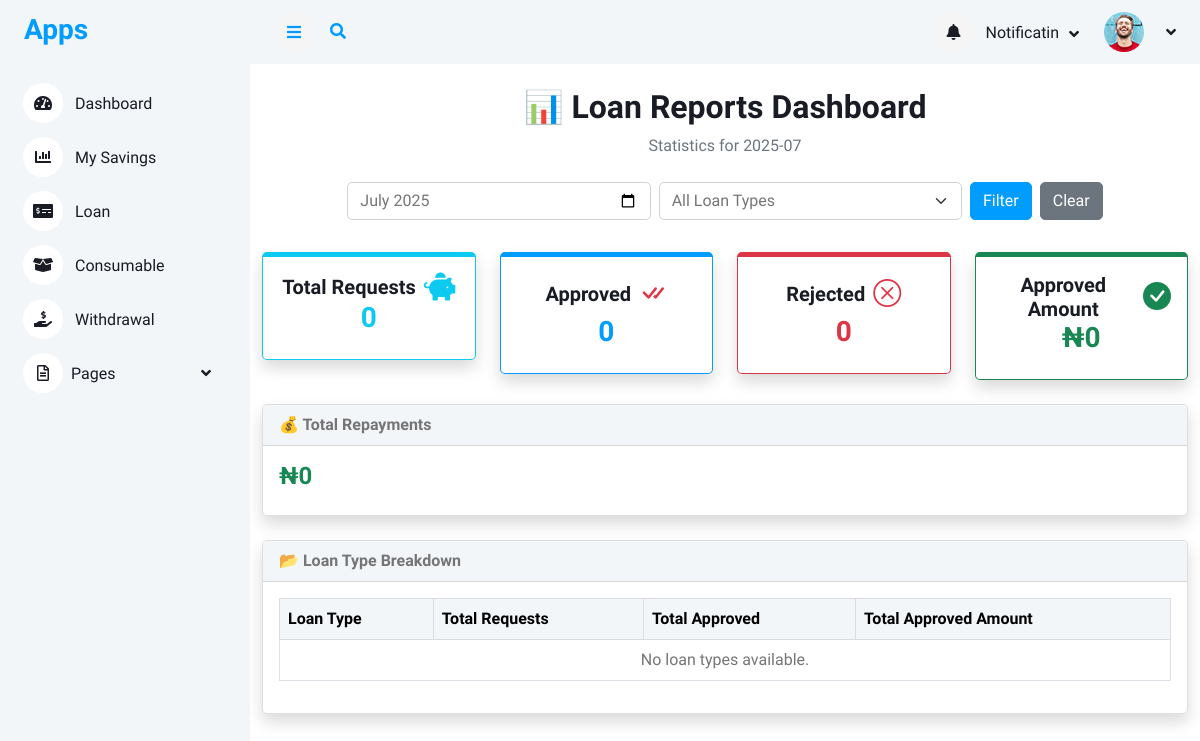
Page /loan/reports/ on the earlier database version.
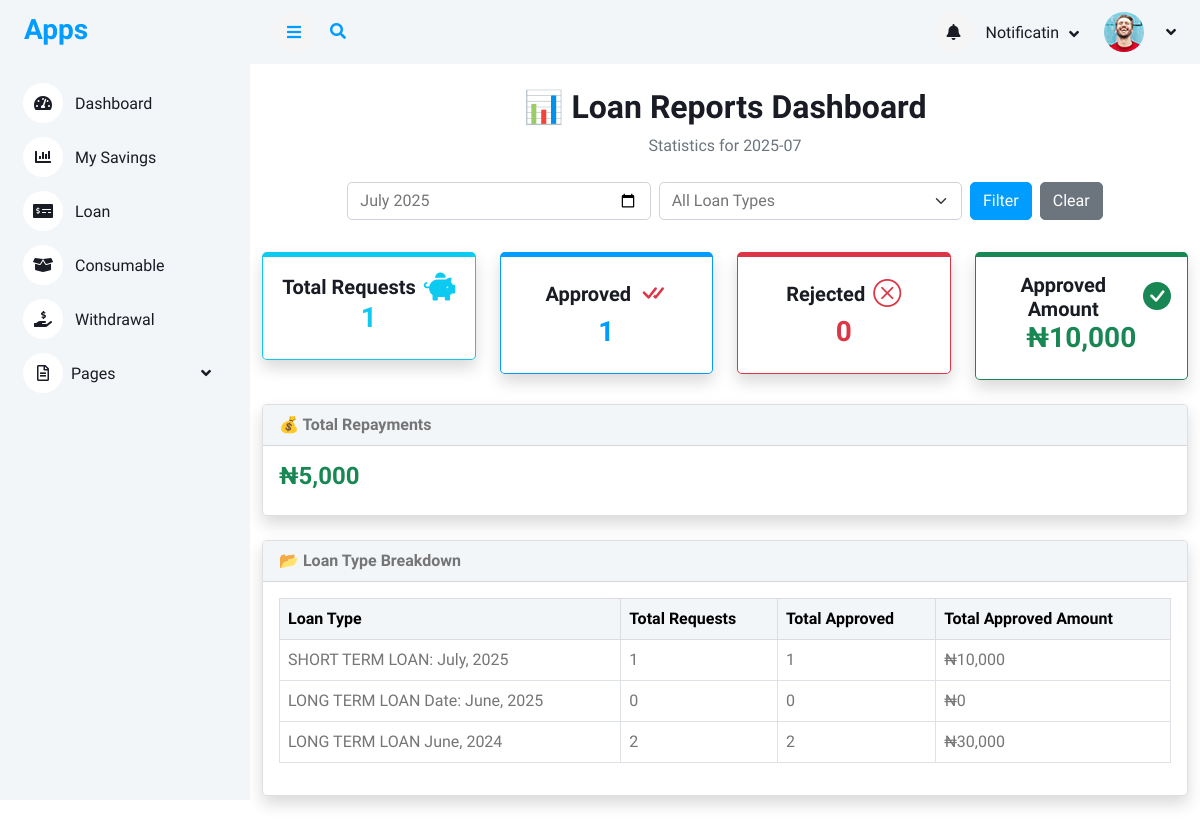
Same page on the later database version.
### loan/models.py (models this page shows, shortened)
class LoanType(models.Model):
    name = models.CharField(max_length=100)
    description = models.TextField(blank=True, null=True)
    max_amount = models.DecimalField(max_digits=12, decimal_places=2, null=True, blank=True)
    max_loan_term_months = models.PositiveIntegerField(null=True, blank=True)
    available = models.BooleanField(default=True)
    created_by = models.ForeignKey(User,on_delete=models.CASCADE)

### report/views.py (the view)
# urls.py: path('loan/reports/', views.admin_loan_reports, name='admin_loan_reports'),
def admin_loan_reports(request):
    month = request.GET.get('month', timezone.now().strftime('%Y-%m'))
    year, month_num = month.split('-')
    loan_type_id = request.GET.get('loan_type')
    monthly_requests = LoanRequest.objects.filter(
        application_date__year=year,
        application_date__month=month_num
    )
    if loan_type_id:
        monthly_requests = monthly_requests.filter(loan_type_id=loan_type_id)
    monthly_approvals = monthly_requests.filter(status='approved')
    monthly_rejections = monthly_requests.filter(status='rejected')
    monthly_repayments = LoanRepayback.objects.filter(
        repayment_date__year=year,
        repayment_date__month=month_num
    )
    if loan_type_id:
        monthly_repayments = monthly_repayments.filter(loan_request__loan_type_id=loan_type_id)
    loan_type_stats = LoanType.objects.annotate(
        total_requests=Count('loanrequest'),
        total_approved=Count('loanrequest', filter=Q(loanrequest__status='approved')),
        total_amount=Sum('loanrequest__approved_amount', filter=Q(loanrequest__status='approved'))
    )
    context = {
        'selected_month': month,
        'selected_loan_type': int(loan_type_id) if loan_type_id else None,
        'monthly_requests': monthly_requests.count(),
        'monthly_approvals': monthly_approvals.count(),
        'monthly_rejections': monthly_rejections.count(),
        'monthly_approved_amount': monthly_approvals.aggregate(Sum('approved_amount'))['approved_amount__sum'] or 0,
        'monthly_repayments': monthly_repayments.aggregate(Sum('amount_paid'))['amount_paid__sum'] or 0,
        'loan_type_stats': loan_type_stats,
        'loan_types': LoanType.objects.all(),  # For dropdown in the template
    }
    return render(request, 'reports/reports.html', context)

### templates/reports/reports.html (shortened to what the changed rows need)
{% extends 'base/base.html' %}
{% load humanize %}
{% block content %}
<div class="container py-4">
    <div class="mb-4 text-center">
        <h2>📊 Loan Reports Dashboard</h2>
    </div>
  <div class="row text-center mb-4">
    <div class="col-md-3 mt-2">
        <div class="card border-info shadow rounded p-3" style="border-top: 5px solid rgb(82, 188, 212);">
            <div class="d-flex align-items-center justify-content-center">
                <h5 class="me-2 mb-0">Total Requests</h5>
                <i class="fas fa-piggy-bank text-info fs-3"></i>
            </div>
            <h3 class="text-info">{{ monthly_requests }}</h3>
        </div>
    </div>
    <div class="col-md-3 mt-2">
        <div class="card border-primary shadow rounded p-3" style="border-top: 5px solid rgb(36, 68, 199);">
            <div class="d-flex align-items-center justify-content-center">
                <h5 class="me-2 mb-0">Approved</h5>
                <i class="bi bi-check-all text-danger fs-3"></i>
            </div>
            <h3 class="text-primary">{{ monthly_approvals }}</h3>
        </div>
    </div>
    <div class="col-md-3 mt-2">
        <div class="card border-success p-3 shadow rounded" style="border-top: 5px solid green;">
            <div class="d-flex align-items-center justify-content-center">
                <h5 class="me-2 mb-0">Approved Amount</h5>
                <i class="bi bi-check-circle-fill text-success fs-3"></i>
            </div>
            <h3 class="text-success">₦{{ monthly_approved_amount|intcomma }}</h3>
        </div>
    </div>
</div>
    <div class="card shadow rounded mb-4">
        <div class="card-body">
            <h4 class="text-success">₦{{ monthly_repayments|intcomma }}</h4>
        </div>
    </div>
    <div class="card shadow rounded">
        <div class="card-body table-responsive">
            <table class="table table-bordered table-hover">
                <thead class="table-light">
                    <tr>
                        <th class="text-nowrap text-truncate" style="max-width: 270px;">Loan Type</th>
                        <th class="text-nowrap text-truncate" style="max-width: 270px;">Total Requests</th>
                        <th class="text-nowrap text-truncate" style="max-width: 270px;">Total Approved</th>
                        <th class="text-nowrap text-truncate" style="max-width: 270px;">Total Approved Amount</th>
                    </tr>
                </thead>
                <tbody>
                    {% for type in loan_type_stats %}
                        <tr>
                            <td class="text-nowrap text-truncate" style="max-width: 270px;">{{ type.name }}</td>
                            <td class="text-nowrap text-truncate" style="max-width: 270px;">{{ type.total_requests }}</td>
                            <td>{{ type.total_approved }}</td>
                            <td>₦{{ type.total_amount|default:0|intcomma }}</td>
                        </tr>
                    {% empty %}
                        <tr>
                            <td colspan="4" class="text-center">No loan types available.</td>
                        </tr>
                    {% endfor %}
                </tbody>
            </table>
        </div>
    </div>
</div>
{% endblock %}

Differences in the rows shown:
added LoanType: name "SHORT TERM LOAN: July, 2025", total_requests "1", total_approved "1", total_amount "10,000"
added LoanType: name "LONG TERM LOAN Date: June, 2025", total_requests "0", total_approved "0", total_amount "0"
added LoanType: name "LONG TERM LOAN June, 2024", total_requests "2", total_approved "2", total_amount "30,000"
Other differences:
{{ monthly_requests }}: "0" → "1"
{{ monthly_approvals }}: "0" → "1"
{{ monthly_approved_amount|intcomma }}: "0" → "10,000"
{{ monthly_repayments|intcomma }}: "0" → "5,000"
text no longer shown: "No loan types available."
